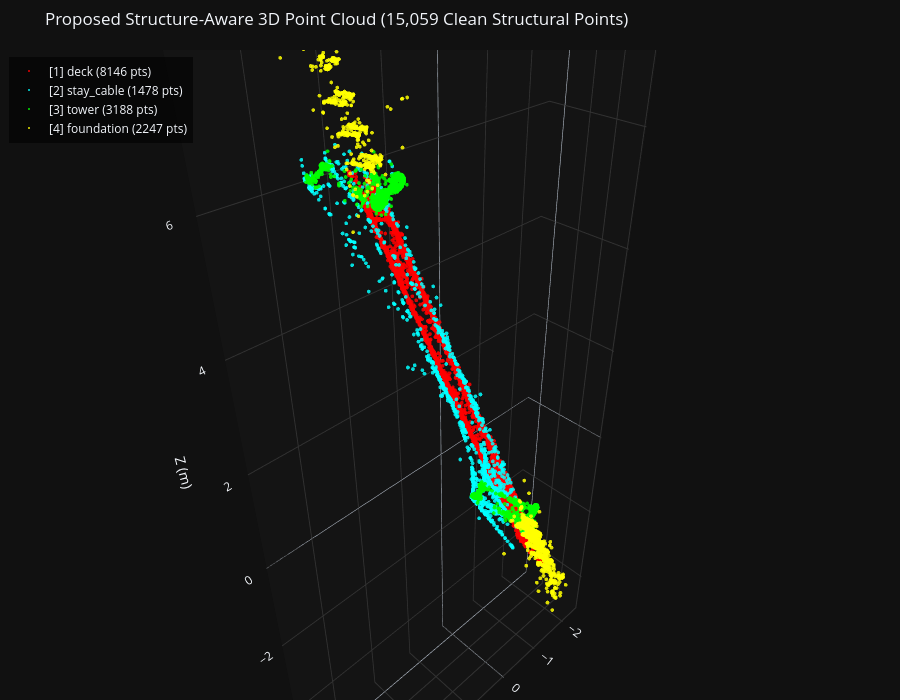

Notebook source saved alongside this figure:
### Markdown cell above
## 4. Visualize Cleaned Structure-Aware 3D Semantic Point Cloud

We render the final filtered point cloud where:
- 🔴 `deck` — Red `[255, 0, 0]`
- 🔵 `stay_cable` — Cyan `[0, 255, 255]`
- 🟢 `tower` — Green `[0, 255, 0]`
- 🟡 `foundation` — Yellow `[255, 255, 0]`

### Code cell
# Interactive 3D Plotly rendering
fig_clean_3d = create_interactive_3d_figure(
    snapped_xyz, filtered_rgb, filtered_cids, point_size=2.2
)
fig_clean_3d.update_layout(
    title=f'Proposed Structure-Aware 3D Point Cloud ({len(snapped_xyz):,} Clean Structural Points)',
    height=700
)
fig_clean_3d.show()

### Figure 1 — Plotly figure (JSON) as saved in the notebook; plotly's stock layout.template omitted (floating-point values rounded to 4 significant figures; data arrays with more than 128 entries replaced by an {"elided": "..."} marker saying what was removed)
{"data": [{"hovertemplate": "<b>Class: deck</b><br>X: %{x:.2f}<br>Y: %{y:.2f}<br>Z: %{z:.2f}<extra></extra>", "marker": {"color": {"elided": "8146 str values"}, "opacity": 0.85, "size": 2.2}, "mode": "markers", "name": "[1] deck (8146 pts)", "type": "scatter3d", "x": {"elided": "8146 float values"}, "y": {"elided": "8146 float values"}, "z": {"elided": "8146 float values"}}, {"hovertemplate": "<b>Class: stay_cable</b><br>X: %{x:.2f}<br>Y: %{y:.2f}<br>Z: %{z:.2f}<extra></extra>", "marker": {"color": {"elided": "1478 str values"}, "opacity": 0.85, "size": 2.2}, "mode": "markers", "name": "[2] stay_cable (1478 pts)", "type": "scatter3d", "x": {"elided": "1478 float values"}, "y": {"elided": "1478 float values"}, "z": {"elided": "1478 float values"}}, {"hovertemplate": "<b>Class: tower</b><br>X: %{x:.2f}<br>Y: %{y:.2f}<br>Z: %{z:.2f}<extra></extra>", "marker": {"color": {"elided": "3188 str values"}, "opacity": 0.85, "size": 2.2}, "mode": "markers", "name": "[3] tower (3188 pts)", "type": "scatter3d", "x": {"elided": "3188 float values"}, "y": {"elided": "3188 float values"}, "z": {"elided": "3188 float values"}}, {"hovertemplate": "<b>Class: foundation</b><br>X: %{x:.2f}<br>Y: %{y:.2f}<br>Z: %{z:.2f}<extra></extra>", "marker": {"color": {"elided": "2247 str values"}, "opacity": 0.85, "size": 2.2}, "mode": "markers", "name": "[4] foundation (2247 pts)", "type": "scatter3d", "x": {"elided": "2247 float values"}, "y": {"elided": "2247 float values"}, "z": {"elided": "2247 float values"}}], "layout": {"height": 700, "legend": {"bgcolor": "rgba(0, 0, 0, 0.6)", "x": 0.01, "xanchor": "left", "y": 0.99, "yanchor": "top"}, "margin": {"b": 0, "l": 0, "r": 0, "t": 50}, "scene": {"aspectmode": "data", "xaxis": {"backgroundcolor": "rgb(20, 20, 20)", "gridcolor": "rgb(50, 50, 50)", "title": {"text": "X (m)"}}, "yaxis": {"backgroundcolor": "rgb(20, 20, 20)", "gridcolor": "rgb(50, 50, 50)", "title": {"text": "Y (m)"}}, "zaxis": {"backgroundcolor": "rgb(20, 20, 20)", "gridcolor": "rgb(50, 50, 50)", "title": {"text": "Z (m)"}}}, "title": {"text": "Proposed Structure-Aware 3D Point Cloud (15,059 Clean Structural Points)"}}}
